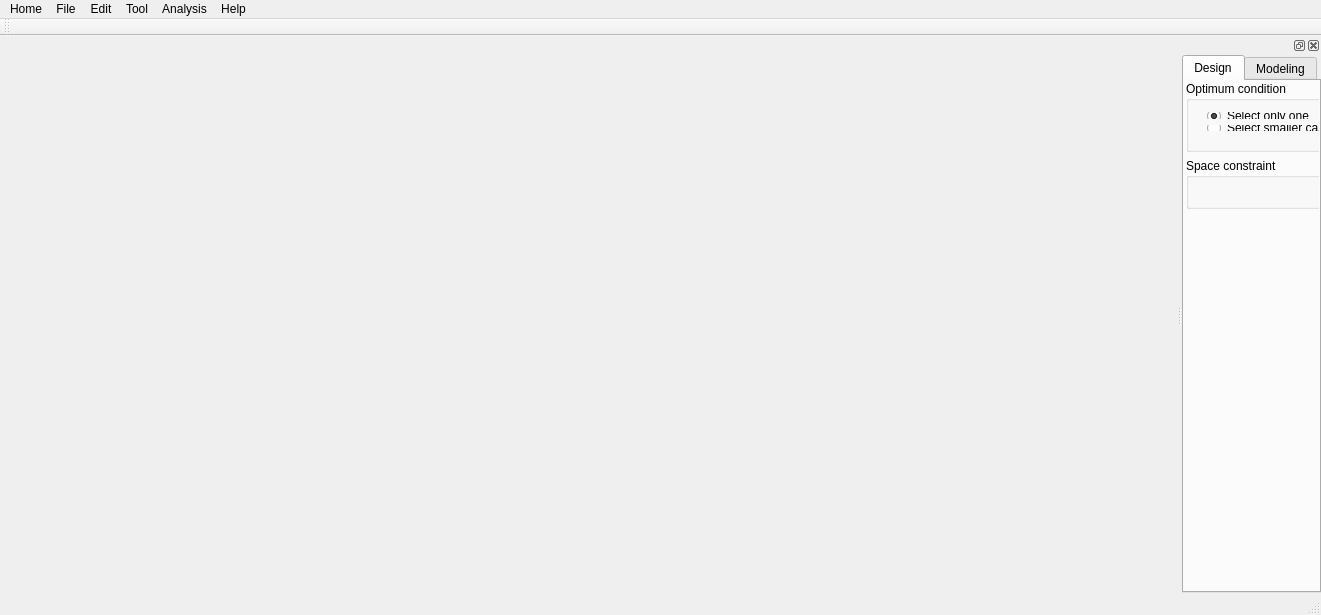
<?xml version="1.0" encoding="UTF-8"?>
<ui version="4.0">
 <class>DMotionClass</class>
 <widget class="QMainWindow" name="DMotionClass">
  <property name="geometry">
   <rect>
    <x>0</x>
    <y>0</y>
    <width>1321</width>
    <height>615</height>
   </rect>
  </property>
  <property name="windowTitle">
   <string>DMotion</string>
  </property>
  <widget class="QWidget" name="centralWidget"/>
  <widget class="QMenuBar" name="menuBar">
   <property name="geometry">
    <rect>
     <x>0</x>
     <y>0</y>
     <width>1321</width>
     <height>21</height>
    </rect>
   </property>
   <widget class="QMenu" name="menuHome">
    <property name="title">
     <string>Home</string>
    </property>
    <addaction name="actionAbout_DMotion"/>
    <addaction name="actionExit"/>
   </widget>
   <widget class="QMenu" name="menuFile">
    <property name="title">
     <string>File</string>
    </property>
    <addaction name="File_New"/>
    <addaction name="File_Open"/>
    <addaction name="File_Save"/>
    <addaction name="separator"/>
    <addaction name="File_Import"/>
   </widget>
   <widget class="QMenu" name="menuEdit">
    <property name="title">
     <string>Edit</string>
    </property>
    <addaction name="Edit_VelocityProfile"/>
   </widget>
   <widget class="QMenu" name="menuHelp">
    <property name="title">
     <string>Help</string>
    </property>
   </widget>
   <widget class="QMenu" name="menuAnalysis">
    <property name="title">
     <string>Analysis</string>
    </property>
    <addaction name="Analysis_dynamic"/>
   </widget>
   <widget class="QMenu" name="menuTool">
    <property name="title">
     <string>Tool</string>
    </property>
    <addaction name="Tool_Graph"/>
    <addaction name="actionResult_table"/>
   </widget>
   <addaction name="menuHome"/>
   <addaction name="menuFile"/>
   <addaction name="menuEdit"/>
   <addaction name="menuTool"/>
   <addaction name="menuAnalysis"/>
   <addaction name="menuHelp"/>
  </widget>
  <widget class="QToolBar" name="mainToolBar">
   <attribute name="toolBarArea">
    <enum>TopToolBarArea</enum>
   </attribute>
   <attribute name="toolBarBreak">
    <bool>false</bool>
   </attribute>
  </widget>
  <widget class="QStatusBar" name="statusBar"/>
  <widget class="QDockWidget" name="DW_Modeling">
   <property name="features">
    <set>QDockWidget::AllDockWidgetFeatures</set>
   </property>
   <property name="allowedAreas">
    <set>Qt::RightDockWidgetArea</set>
   </property>
   <attribute name="dockWidgetArea">
    <number>2</number>
   </attribute>
   <widget class="QWidget" name="dockWidgetContents">
    <layout class="QGridLayout" name="gridLayout">
     <property name="leftMargin">
      <number>0</number>
     </property>
     <property name="topMargin">
      <number>0</number>
     </property>
     <property name="rightMargin">
      <number>0</number>
     </property>
     <property name="bottomMargin">
      <number>0</number>
     </property>
     <property name="spacing">
      <number>0</number>
     </property>
     <item row="0" column="0">
      <widget class="QTabWidget" name="TAB_MODELING">
       <property name="currentIndex">
        <number>0</number>
       </property>
       <widget class="QWidget" name="DesignTab">
        <attribute name="title">
         <string>Design</string>
        </attribute>
        <widget class="QFrame" name="DesignTabFrame">
         <property name="geometry">
          <rect>
           <x>0</x>
           <y>0</y>
           <width>489</width>
           <height>531</height>
          </rect>
         </property>
         <property name="frameShape">
          <enum>QFrame::NoFrame</enum>
         </property>
         <property name="frameShadow">
          <enum>QFrame::Raised</enum>
         </property>
         <property name="lineWidth">
          <number>0</number>
         </property>
         <widget class="QGroupBox" name="groupBox_5">
          <property name="geometry">
           <rect>
            <x>2</x>
            <y>0</y>
            <width>481</width>
            <height>71</height>
           </rect>
          </property>
          <property name="title">
           <string>Optimum condition</string>
          </property>
          <widget class="QPushButton" name="PB_SelectParameters">
           <property name="geometry">
            <rect>
             <x>400</x>
             <y>20</y>
             <width>75</width>
             <height>41</height>
            </rect>
           </property>
           <property name="text">
            <string>Select
 parameters</string>
           </property>
          </widget>
          <widget class="QWidget" name="layoutWidget_5">
           <property name="geometry">
            <rect>
             <x>10</x>
             <y>20</y>
             <width>384</width>
             <height>41</height>
            </rect>
           </property>
           <layout class="QVBoxLayout" name="verticalLayout">
            <item>
             <widget class="QRadioButton" name="RB_OnlyOne">
              <property name="text">
               <string>Select only one</string>
              </property>
              <property name="checked">
               <bool>true</bool>
              </property>
             </widget>
            </item>
            <item>
             <widget class="QRadioButton" name="RB_SmallerThanFirst">
              <property name="text">
               <string>Select smaller case than first</string>
              </property>
             </widget>
            </item>
           </layout>
          </widget>
         </widget>
         <widget class="QGroupBox" name="groupBox">
          <property name="geometry">
           <rect>
            <x>2</x>
            <y>77</y>
            <width>481</width>
            <height>51</height>
           </rect>
          </property>
          <property name="title">
           <string>Space constraint</string>
          </property>
          <property name="checkable">
           <bool>false</bool>
          </property>
          <widget class="QWidget" name="">
           <property name="geometry">
            <rect>
             <x>10</x>
             <y>20</y>
             <width>461</width>
             <height>22</height>
            </rect>
           </property>
           <layout class="QHBoxLayout" name="horizontalLayout">
            <item>
             <widget class="QCheckBox" name="CB_SPACE">
              <property name="text">
               <string>Space</string>
              </property>
              <property name="checked">
               <bool>true</bool>
              </property>
             </widget>
            </item>
            <item>
             <widget class="QLabel" name="L_Space_Width">
              <property name="text">
               <string>Width</string>
              </property>
             </widget>
            </item>
            <item>
             <widget class="QLineEdit" name="LE_Space_Width"/>
            </item>
            <item>
             <widget class="QLabel" name="L_Space_Height">
              <property name="text">
               <string>Height</string>
              </property>
             </widget>
            </item>
            <item>
             <widget class="QLineEdit" name="LE_Space_Height"/>
            </item>
           </layout>
          </widget>
         </widget>
        </widget>
       </widget>
       <widget class="QWidget" name="tab_2">
        <attribute name="title">
         <string>Modeling</string>
        </attribute>
        <widget class="QGroupBox" name="GB_HardPoint">
         <property name="geometry">
          <rect>
           <x>280</x>
           <y>10</y>
           <width>211</width>
           <height>104</height>
          </rect>
         </property>
         <property name="title">
          <string>Hard point information</string>
         </property>
         <widget class="QLabel" name="label">
          <property name="geometry">
           <rect>
            <x>10</x>
            <y>20</y>
            <width>56</width>
            <height>12</height>
           </rect>
          </property>
          <property name="text">
           <string/>
          </property>
         </widget>
         <widget class="QWidget" name="layoutWidget_2">
          <property name="geometry">
           <rect>
            <x>10</x>
            <y>20</y>
            <width>191</width>
            <height>74</height>
           </rect>
          </property>
          <layout class="QGridLayout" name="gridLayout_4">
           <item row="0" column="0">
            <widget class="QLabel" name="L_HardPoint">
             <property name="text">
              <string>Hard point</string>
             </property>
            </widget>
           </item>
           <item row="0" column="1">
            <widget class="QComboBox" name="CB_HardPoint"/>
           </item>
           <item row="1" column="0">
            <widget class="QLabel" name="L_HardPoint_X">
             <property name="text">
              <string>X</string>
             </property>
             <property name="alignment">
              <set>Qt::AlignCenter</set>
             </property>
            </widget>
           </item>
           <item row="1" column="1">
            <widget class="QLineEdit" name="LE_HardPoint_X"/>
           </item>
           <item row="2" column="0">
            <widget class="QLabel" name="L_HardPoint_Y">
             <property name="text">
              <string>Y</string>
             </property>
             <property name="alignment">
              <set>Qt::AlignCenter</set>
             </property>
            </widget>
           </item>
           <item row="2" column="1">
            <widget class="QLineEdit" name="LE_HardPoint_Y"/>
           </item>
          </layout>
         </widget>
        </widget>
        <widget class="QGroupBox" name="GB_DrivingCondition">
         <property name="geometry">
          <rect>
           <x>280</x>
           <y>120</y>
           <width>211</width>
           <height>111</height>
          </rect>
         </property>
         <property name="title">
          <string>Driving condition</string>
         </property>
         <widget class="QPushButton" name="PB_ImportNozzelVelocity">
          <property name="geometry">
           <rect>
            <x>140</x>
            <y>14</y>
            <width>61</width>
            <height>45</height>
           </rect>
          </property>
          <property name="font">
           <font>
            <family>Arial</family>
            <pointsize>12</pointsize>
           </font>
          </property>
          <property name="text">
           <string>Nozzel</string>
          </property>
         </widget>
         <widget class="QPushButton" name="PB_ImportArcVelocity">
          <property name="geometry">
           <rect>
            <x>140</x>
            <y>61</y>
            <width>61</width>
            <height>45</height>
           </rect>
          </property>
          <property name="font">
           <font>
            <family>Arial</family>
            <pointsize>12</pointsize>
           </font>
          </property>
          <property name="text">
           <string>Arc</string>
          </property>
         </widget>
         <widget class="QFrame" name="Nozzle_Graph_Frame">
          <property name="geometry">
           <rect>
            <x>10</x>
            <y>15</y>
            <width>120</width>
            <height>45</height>
           </rect>
          </property>
          <property name="frameShape">
           <enum>QFrame::NoFrame</enum>
          </property>
          <property name="frameShadow">
           <enum>QFrame::Sunken</enum>
          </property>
          <property name="lineWidth">
           <number>0</number>
          </property>
         </widget>
         <widget class="QFrame" name="Arc_Graph_Frame">
          <property name="geometry">
           <rect>
            <x>10</x>
            <y>61</y>
            <width>120</width>
            <height>45</height>
           </rect>
          </property>
          <property name="frameShape">
           <enum>QFrame::NoFrame</enum>
          </property>
          <property name="frameShadow">
           <enum>QFrame::Sunken</enum>
          </property>
          <property name="lineWidth">
           <number>0</number>
          </property>
         </widget>
        </widget>
        <widget class="QGroupBox" name="GB_BodyInformation">
         <property name="geometry">
          <rect>
           <x>12</x>
           <y>10</y>
           <width>261</width>
           <height>221</height>
          </rect>
         </property>
         <property name="title">
          <string>Body information</string>
         </property>
         <widget class="QWidget" name="layoutWidget">
          <property name="geometry">
           <rect>
            <x>10</x>
            <y>20</y>
            <width>241</width>
            <height>191</height>
           </rect>
          </property>
          <layout class="QGridLayout" name="gridLayout_3">
           <item row="0" column="0">
            <widget class="QLabel" name="L_Body">
             <property name="text">
              <string>Body</string>
             </property>
             <property name="alignment">
              <set>Qt::AlignCenter</set>
             </property>
            </widget>
           </item>
           <item row="0" column="1">
            <widget class="QComboBox" name="CB_Body"/>
           </item>
           <item row="1" column="0">
            <widget class="QLabel" name="L_X">
             <property name="text">
              <string>X</string>
             </property>
             <property name="alignment">
              <set>Qt::AlignCenter</set>
             </property>
            </widget>
           </item>
           <item row="1" column="1">
            <widget class="QLineEdit" name="LE_X"/>
           </item>
           <item row="2" column="0">
            <widget class="QLabel" name="L_Y">
             <property name="text">
              <string>Y</string>
             </property>
             <property name="alignment">
              <set>Qt::AlignCenter</set>
             </property>
            </widget>
           </item>
           <item row="2" column="1">
            <widget class="QLineEdit" name="LE_Y"/>
           </item>
           <item row="3" column="0">
            <widget class="QLabel" name="L_Angle">
             <property name="text">
              <string>Angle</string>
             </property>
             <property name="alignment">
              <set>Qt::AlignCenter</set>
             </property>
            </widget>
           </item>
           <item row="3" column="1">
            <widget class="QLineEdit" name="LE_Angle"/>
           </item>
           <item row="4" column="0">
            <widget class="QLabel" name="L_Mass">
             <property name="text">
              <string>Mass</string>
             </property>
             <property name="alignment">
              <set>Qt::AlignCenter</set>
             </property>
            </widget>
           </item>
           <item row="4" column="1">
            <widget class="QLineEdit" name="LE_Mass"/>
           </item>
           <item row="5" column="0">
            <widget class="QLabel" name="L_Inertai">
             <property name="text">
              <string>Inertia</string>
             </property>
             <property name="alignment">
              <set>Qt::AlignCenter</set>
             </property>
            </widget>
           </item>
           <item row="5" column="1">
            <widget class="QLineEdit" name="LE_Inertia"/>
           </item>
           <item row="6" column="0">
            <widget class="QLabel" name="L_Shape">
             <property name="text">
              <string>Shape</string>
             </property>
             <property name="alignment">
              <set>Qt::AlignCenter</set>
             </property>
            </widget>
           </item>
           <item row="6" column="1">
            <widget class="QPushButton" name="PB_Shape">
             <property name="text">
              <string>Nozzle shpae</string>
             </property>
            </widget>
           </item>
          </layout>
         </widget>
        </widget>
       </widget>
      </widget>
     </item>
    </layout>
   </widget>
  </widget>
  <action name="Edit_VelocityProfile">
   <property name="text">
    <string>Velocity profile</string>
   </property>
  </action>
  <action name="File_New">
   <property name="text">
    <string>New</string>
   </property>
  </action>
  <action name="File_Open">
   <property name="text">
    <string>Open</string>
   </property>
  </action>
  <action name="File_Save">
   <property name="text">
    <string>Save</string>
   </property>
  </action>
  <action name="actionAbout_DMotion">
   <property name="text">
    <string>About DMotion</string>
   </property>
  </action>
  <action name="actionExit">
   <property name="text">
    <string>Exit</string>
   </property>
  </action>
  <action name="File_Import_STEP">
   <property name="text">
    <string>STEP</string>
   </property>
  </action>
  <action name="File_Import_IGES">
   <property name="text">
    <string>IGES</string>
   </property>
  </action>
  <action name="File_Import_2">
   <property name="text">
    <string>Import</string>
   </property>
  </action>
  <action name="File_Import">
   <property name="text">
    <string>Import</string>
   </property>
  </action>
  <action name="Analysis_dynamic">
   <property name="text">
    <string>Dynamic</string>
   </property>
  </action>
  <action name="Tool_Graph">
   <property name="text">
    <string>Graph</string>
   </property>
  </action>
  <action name="actionResult_table">
   <property name="text">
    <string>Result table</string>
   </property>
  </action>
 </widget>
 <layoutdefault spacing="6" margin="11"/>
 <resources>
  <include location="dmotion.qrc"/>
 </resources>
 <connections/>
</ui>
